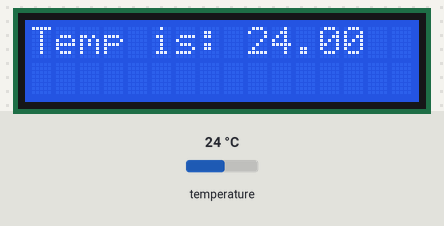
This sketch was run on a simulated Arduino Uno, built with avr-gcc and run on an emulated ATmega328P. Parts: 16×2 character LCD. Inputs (shaded band) come from the test bench; at power-on: temperature 24 °C. What the sketch prints to the serial monitor is not drawn.

Above: at 1.2 s.
1.3 s: temperature set to 12 °C
At 3.0 s:
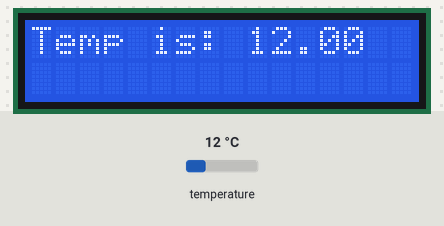
4.1 s: temperature set to 19 °C
At 5.3 s:
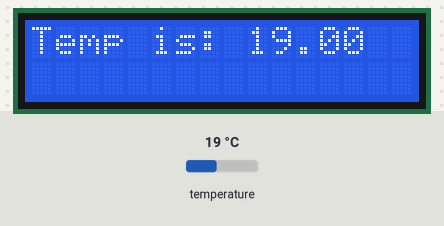
5.9 s: temperature set to 28 °C
At 7.5 s:
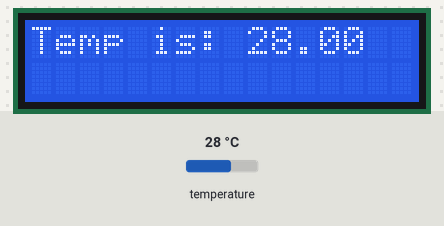
Timing chart, 0 to 9.0 s (numbered marks = the images above; inputs shaded):
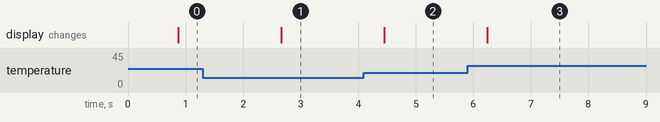

Measured:
- after the input at 1.3 s, the display: changes after 1.4 s (image 1)
- after the input at 4.1 s, the display: changes after 0.35 s (image 2)
- after the input at 5.9 s, the display: changes after 0.34 s (image 3)

The sketch:

SensorTemp.ino
```cpp
//Include libraries
#include <OneWire.h>
#include <DallasTemperature.h>
#include <Wire.h>
#include <LiquidCrystal_I2C.h>

// Inicializa o display no endereco 0x27
LiquidCrystal_I2C lcd(0x27,2,1,0,4,5,6,7,3, POSITIVE);


// Data wire is plugged into pin 2 on the Arduino
#define ONE_WIRE_BUS 2
// Setup a oneWire instance to communicate with any OneWire devices (not just Maxim/Dallas temperature ICs)
OneWire oneWire(ONE_WIRE_BUS);
// Pass our oneWire reference to Dallas Temperature.
DallasTemperature sensors(&oneWire);

void setup(void)
{
  Serial.begin(9600); //Begin serial communication
  Serial.println("Arduino Digital Temperature // Serial Monitor Version"); //Print a message
  sensors.begin();
  lcd.begin (16,2);
  lcd.setBacklight(HIGH);
  //lcd.setCursor(0,0);
  //lcd.print("oi Moh !!");
  //lcd.setCursor(0,1);
  //lcd.print("Mozaum!!!");
  //delay(1000);
  //lcd.setBacklight(LOW);
  //while(1);
}

void loop(void)
{
  // Send the command to get temperatures
  sensors.requestTemperatures();
  Serial.print("Temperature is: ");
  Serial.println(sensors.getTempCByIndex(0)); // Why "byIndex"? You can have more than one IC on the same bus. 0 refers to the first IC on the wire
  lcd.setCursor(0,0);
  lcd.print("Temp is: ");
  lcd.print(sensors.getTempCByIndex(0));
  //Update value every 1 sec.
  delay(1000);
}
```
